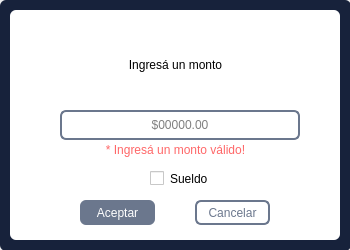
<?xml version="1.0" encoding="UTF-8"?>
<ui version="4.0">
 <class>Form</class>
 <widget class="QWidget" name="Form">
  <property name="geometry">
   <rect>
    <x>0</x>
    <y>0</y>
    <width>350</width>
    <height>250</height>
   </rect>
  </property>
  <property name="minimumSize">
   <size>
    <width>350</width>
    <height>250</height>
   </size>
  </property>
  <property name="maximumSize">
   <size>
    <width>350</width>
    <height>250</height>
   </size>
  </property>
  <property name="windowTitle">
   <string>Ingreso de saldo</string>
  </property>
  <property name="styleSheet">
   <string notr="true">border-radius:4px;</string>
  </property>
  <widget class="QWidget" name="widget_agregar_saldo" native="true">
   <property name="geometry">
    <rect>
     <x>0</x>
     <y>0</y>
     <width>350</width>
     <height>250</height>
    </rect>
   </property>
   <property name="maximumSize">
    <size>
     <width>350</width>
     <height>250</height>
    </size>
   </property>
   <property name="styleSheet">
    <string notr="true">background-color: rgb(255, 255, 255);
border-radius: 6px;</string>
   </property>
   <widget class="QPushButton" name="pushButton_aceptar_ingreso_saldo">
    <property name="geometry">
     <rect>
      <x>80</x>
      <y>200</y>
      <width>75</width>
      <height>25</height>
     </rect>
    </property>
    <property name="styleSheet">
     <string notr="true">background-color: #6b778d;
border-radius: 6px;
font: 87 8pt &quot;Roboto Black&quot;;
color: rgb(255, 255, 255);</string>
    </property>
    <property name="text">
     <string>Aceptar</string>
    </property>
   </widget>
   <widget class="QPushButton" name="pushButton_cancelar_ingreso_saldo">
    <property name="geometry">
     <rect>
      <x>195</x>
      <y>200</y>
      <width>75</width>
      <height>25</height>
     </rect>
    </property>
    <property name="styleSheet">
     <string notr="true">border-radius: 6px;
background-color: rgb(255, 255, 255);
font: 87 8pt &quot;Roboto Black&quot;;
color: #6b778d;
border-width: 2px;
border-style: solid;
border-color:#6b778d;</string>
    </property>
    <property name="text">
     <string>Cancelar</string>
    </property>
   </widget>
   <widget class="QWidget" name="widget" native="true">
    <property name="geometry">
     <rect>
      <x>0</x>
      <y>0</y>
      <width>351</width>
      <height>251</height>
     </rect>
    </property>
    <property name="styleSheet">
     <string notr="true">background-color: #17223b;</string>
    </property>
   </widget>
   <widget class="QWidget" name="widget_2" native="true">
    <property name="geometry">
     <rect>
      <x>10</x>
      <y>10</y>
      <width>330</width>
      <height>230</height>
     </rect>
    </property>
    <property name="styleSheet">
     <string notr="true">background-color: rgb(255, 255, 255);
border-radius: 6px;</string>
    </property>
    <widget class="QLineEdit" name="campo_ingreso_saldo">
     <property name="geometry">
      <rect>
       <x>50</x>
       <y>100</y>
       <width>240</width>
       <height>30</height>
      </rect>
     </property>
     <property name="sizePolicy">
      <sizepolicy hsizetype="Fixed" vsizetype="Fixed">
       <horstretch>0</horstretch>
       <verstretch>0</verstretch>
      </sizepolicy>
     </property>
     <property name="styleSheet">
      <string notr="true">font: 12pt &quot;Roboto Light&quot;;
background-color: rgb(255, 255, 255);
border-color:#6b778d;
border-style: solid;
border-width: 2px;
border-radius: 6px;</string>
     </property>
     <property name="inputMethodHints">
      <set>Qt::ImhNone</set>
     </property>
     <property name="inputMask">
      <string/>
     </property>
     <property name="maxLength">
      <number>20</number>
     </property>
     <property name="frame">
      <bool>true</bool>
     </property>
     <property name="echoMode">
      <enum>QLineEdit::Normal</enum>
     </property>
     <property name="alignment">
      <set>Qt::AlignCenter</set>
     </property>
     <property name="placeholderText">
      <string>$00000.00</string>
     </property>
    </widget>
    <widget class="QLabel" name="label">
     <property name="geometry">
      <rect>
       <x>0</x>
       <y>40</y>
       <width>331</width>
       <height>30</height>
      </rect>
     </property>
     <property name="styleSheet">
      <string notr="true">font: 25 16pt &quot;Roboto Thin&quot;;</string>
     </property>
     <property name="text">
      <string>Ingresá un monto</string>
     </property>
     <property name="alignment">
      <set>Qt::AlignCenter</set>
     </property>
    </widget>
    <widget class="QCheckBox" name="checkBox_sueldo">
     <property name="geometry">
      <rect>
       <x>140</x>
       <y>160</y>
       <width>70</width>
       <height>17</height>
      </rect>
     </property>
     <property name="styleSheet">
      <string notr="true">font: 25 10pt &quot;Roboto Thin&quot;;</string>
     </property>
     <property name="text">
      <string>Sueldo</string>
     </property>
    </widget>
    <widget class="QLabel" name="label_ingreso_incorrecto_saldo">
     <property name="geometry">
      <rect>
       <x>0</x>
       <y>130</y>
       <width>331</width>
       <height>20</height>
      </rect>
     </property>
     <property name="styleSheet">
      <string notr="true">font: 25 10pt &quot;Roboto Light&quot;;
color:  rgb(255, 103, 104);</string>
     </property>
     <property name="text">
      <string>* Ingresá un monto válido!</string>
     </property>
     <property name="alignment">
      <set>Qt::AlignCenter</set>
     </property>
    </widget>
   </widget>
   <zorder>widget</zorder>
   <zorder>widget_2</zorder>
   <zorder>pushButton_aceptar_ingreso_saldo</zorder>
   <zorder>pushButton_cancelar_ingreso_saldo</zorder>
  </widget>
 </widget>
 <resources/>
 <connections/>
</ui>
